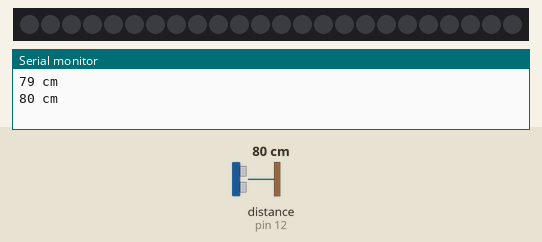
The sketch below on a simulated Arduino Uno, built with avr-gcc and run on an emulated ATmega328P. Shown: 24 RGB LEDs in strip order, left to right, the last lines printed to the serial monitor. Wiring (inferred from the names in the program): ultrasonic range finder: trigger pin 13; echo pin 12. Inputs (shaded band) come from the test bench; at power-on: distance to the obstacle (sensor on pin 12) 80 cm. The echo pulse lasts 58.3 µs per cm; dim RGB values are drawn brighter than linear.

Above: at 1.7 s.
1.8 s: distance to the obstacle (sensor on pin 12) set to 45 cm
3.3 s: distance to the obstacle (sensor on pin 12) set to 37 cm
At 4.4 s:
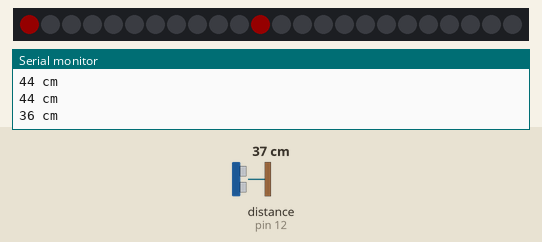
5.1 s: distance to the obstacle (sensor on pin 12) set to 9 cm
At 6.1 s:
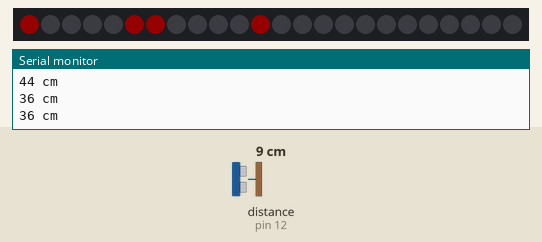
7.1 s: distance to the obstacle (sensor on pin 12) set to 60 cm
At 8.9 s:
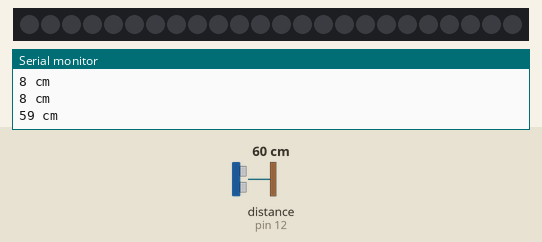
Timing chart, 0 to 10.2 s (numbered marks = the images above; inputs shaded):
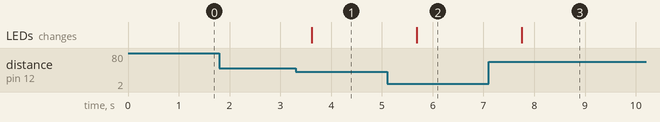

Measured:
- the behaviour switches between 41 and 40 cm on distance to the obstacle (sensor on pin 12) (found by bisection; images 0 and 1)
- after the input at 3.3 s, the LEDs: change after 0.32 s (image 1)
- after the input at 5.1 s, the LEDs: change after 0.59 s (image 2)
- after the input at 7.1 s, the LEDs: change after 0.66 s (image 3)

The sketch:

Test_US_with_NEO_PWM.ino
```cpp
#define trigPin 13
#define echoPin 12

#include <Adafruit_NeoPixel.h>
#ifdef __AVR__
#include <avr/power.h>
#endif

#define PIN 11

#define NUMPIXELS 24

Adafruit_NeoPixel strip = Adafruit_NeoPixel(NUMPIXELS, PIN, NEO_GRB + NEO_KHZ800);

int delayval = 250;

// -------

void setup() {

  pinMode(trigPin, OUTPUT);
  pinMode(echoPin, INPUT);
  Serial.begin(9600); // setup serial
  strip.begin(); // prep the neopixel
  strip.show();

}


// --------------


void loop() {

  long duration, distance;
  digitalWrite(trigPin, LOW);  // Added this line
  delayMicroseconds(2); // Added this line
  digitalWrite(trigPin, HIGH);
  //  delayMicroseconds(1000); - Removed this line
  delayMicroseconds(10); // Added this line
  digitalWrite(trigPin, LOW);
  duration = pulseIn(echoPin, HIGH);
  distance = (duration / 2) / 29.1;


  if (distance > 35 && distance < 40) {

    {
      // For a set of NeoPixels the first NeoPixel is 0, second is 1, all the way up to the count of pixels minus one.=
      int i, j;
      for (j = 0; j < 256; j++) {
        for (i = 0; i < strip.numPixels(); i++) {
          strip.setPixelColor (0, 255, 0, 0); //(number of pixel, red, green, blue);
          strip.setPixelColor (11, 255, 0, 0);
          // strip.setPixelColor(i, 1); //alternative method, one value for redgreenblue
        }
        strip.show(); //this line  updates whole strip at once
        strip.setBrightness(20);  //overall brightness of all LEDS
      }

    }
  }

  if (distance > 30 && distance < 35) {

    {
      // For a set of NeoPixels the first NeoPixel is 0, second is 1, all the way up to the count of pixels minus one.=
      int i, j;
      for (j = 0; j < 256; j++) {
        for (i = 0; i < strip.numPixels(); i++) {
          strip.setPixelColor (1, 255, 0, 0); //(number of pixel, red, green, blue);
          strip.setPixelColor (10, 255, 0, 0);

          // strip.setPixelColor(i, 1); //alternative method, one value for redgreenblue
        }
         strip.show(); //this line updates updates whole strip at once
      }

    }
  }


  if (distance > 25 && distance < 30) {

    {
      // For a set of NeoPixels the first NeoPixel is 0, second is 1, all the way up to the count of pixels minus one.=
      int i, j;
      for (j = 0; j < 256; j++) {
        for (i = 0; i < strip.numPixels(); i++) {
          strip.setPixelColor (2, 255, 0, 0); //(number of pixel, red, green, blue);
          strip.setPixelColor (9, 255, 0, 0);

          // strip.setPixelColor(i, 1); //alternative method, one value for redgreenblue
        }
         strip.show(); //this line updates updates whole strip at once
        strip.setBrightness(20);  //overall brightness of all LEDS
      }

    }
  }


  if (distance > 15 && distance < 20 ) {

    {
      // For a set of NeoPixels the first NeoPixel is 0, second is 1, all the way up to the count of pixels minus one.=
      int i, j;
      for (j = 0; j < 256; j++) {
        for (i = 0; i < strip.numPixels(); i++) {
          strip.setPixelColor (3, 255, 0, 0); //(number of pixel, red, green, blue);
          strip.setPixelColor (8, 255, 0, 0);

          // strip.setPixelColor(i, 1); //alternative method, one value for redgreenblue
        }
         strip.show(); //this line updates updates whole strip at once
        strip.setBrightness(20);  //overall brightness of all LEDS
      }

    }
  }


  if (distance > 10 && distance < 15) {

    {
      // For a set of NeoPixels the first NeoPixel is 0, second is 1, all the way up to the count of pixels minus one.=
      int i, j;
      for (j = 0; j < 256; j++) {
        for (i = 0; i < strip.numPixels(); i++) {
          strip.setPixelColor (4, 255, 0, 0); //(number of pixel, red, green, blue);
          strip.setPixelColor (7, 255, 0, 0);

          // strip.setPixelColor(i, 1); //alternative method, one value for redgreenblue
        }
        strip.show(); //this line updates updates whole strip at once
        strip.setBrightness(20);  //overall brightness of all LEDS
      }

    }
  }


  if (distance > 4 && distance < 10) {

    {
      // For a set of NeoPixels the first NeoPixel is 0, second is 1, all the way up to the count of pixels minus one.=
      int i, j;
      for (j = 0; j < 256; j++) {
        for (i = 0; i < strip.numPixels(); i++) {
          strip.setPixelColor (5, 255, 0, 0); //(number of pixel, red, green, blue);
          strip.setPixelColor (6, 255, 0, 0);

          // strip.setPixelColor(i, 1); //alternative method, one value for redgreenblue
        }
        strip.show(); //this line updates updates whole strip at once
        strip.setBrightness(20);  //overall brightness of all LEDS
      }

    }
  }


  if (distance > 40) {

    {
      // For a set of NeoPixels the first NeoPixel is 0, second is 1, all the way up to the count of pixels minus one.=
      int i, j;
      for (j = 0; j < 256; j++) {
        for (i = 0; i < strip.numPixels(); i++) {
   //       strip.setPixelColor (0, 255, 0, 0); //(number of pixel, red, green, blue);
     //     strip.setPixelColor (11, 255, 0, 0);
         strip.setPixelColor(i, 0); //alternative method, one value for redgreenblue
        }
        strip.show(); //this line  updates whole strip at once
        strip.setBrightness(20);  //overall brightness of all LEDS
      }

    }
  }


  if (distance >= 200 || distance <= 0) {
    Serial.println("Out of range");
  }
  else {
    Serial.print(distance);
    Serial.println(" cm");
  }
  delay(500);
}
```
